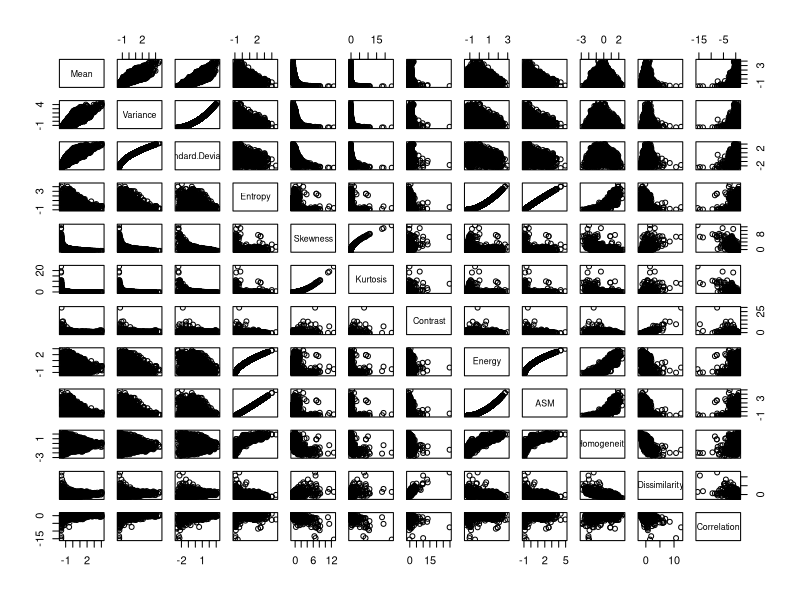

Generate this figure with R:
## ---- chunk 1
knitr::opts_chunk$set(echo=TRUE, message=FALSE, warning=FALSE)
## ---- chunk 2
data <- read.csv('stock.csv')
head(data)
## ---- chunk 3
attach(data)
## ---- chunk 4
dummy <- model.matrix(~factor(Month))[, -1]
colnames(dummy) <- 2:12
dummy
## ---- chunk 5
X <- cbind(1, Interest, Unemployment, dummy)
X
## ---- chunk 6
y <- Stock
dim(X); length(y)
## ---- chunk 7
beta.hat <- solve(t(X)%*%X)%*%t(X)%*%y
beta.hat
## ---- chunk 8
sigmasq.hat <- as.numeric(t(y-X%*%beta.hat)%*%(y-X%*%beta.hat)/(24-13-1))
sigmasq.hat
## ---- chunk 9
var_cov_mat <- solve(t(X)%*%X)*sigmasq.hat
var_cov_mat
## ---- chunk 10
sqrt(diag(var_cov_mat))
## ---- chunk 11
model <- lm(y~X)
model$coefficients; summary(model)
## ---- chunk 12
data2 <- read.csv('BrainTumor.csv')
head(data2)
## ---- chunk 13
attach(data2)
## ---- chunk 14
for (colname in colnames(data2)[-1]) {
  data2[colname] <- scale(data2[colname], center=TRUE, scale=TRUE)}
head(data2)
## ---- chunk 15
pairs(data2[-1])
## ---- chunk 16
set.seed(59)
size <- dim(data2)[1]
train_idx <- sample(1:size, size=0.7*size, replace=FALSE)
train_data <- data2[train_idx, ]
test_data <- data2[-train_idx, ]
## ---- chunk 17
dim(train_data); dim(test_data)
## ---- chunk 18
fit <- glm(Class~Mean+Variance+Standard.Deviation+Entropy+Skewness+Kurtosis+Contrast+Energy+ASM+Homogeneity+Dissimilarity+Correlation, family="binomial", data=train_data)
summary(fit)
## ---- chunk 19
test_data[, 1] <- predict(fit, newdata=test_data[, -1], type="response")
## ---- chunk 20
for (idx in (1:dim(test_data)[1])) {
  if (test_data[idx, 1] >= 0.5) {
    test_data[idx, 1] <- 1
  } else {
    test_data[idx, 1] <- 0}
}
head(test_data)
## ---- chunk 21
head(data2[-train_idx, 1] == test_data[, 1], 100)
## ---- chunk 22
sum((data2[-train_idx, 1] == test_data[, 1]) / dim(test_data)[1])
